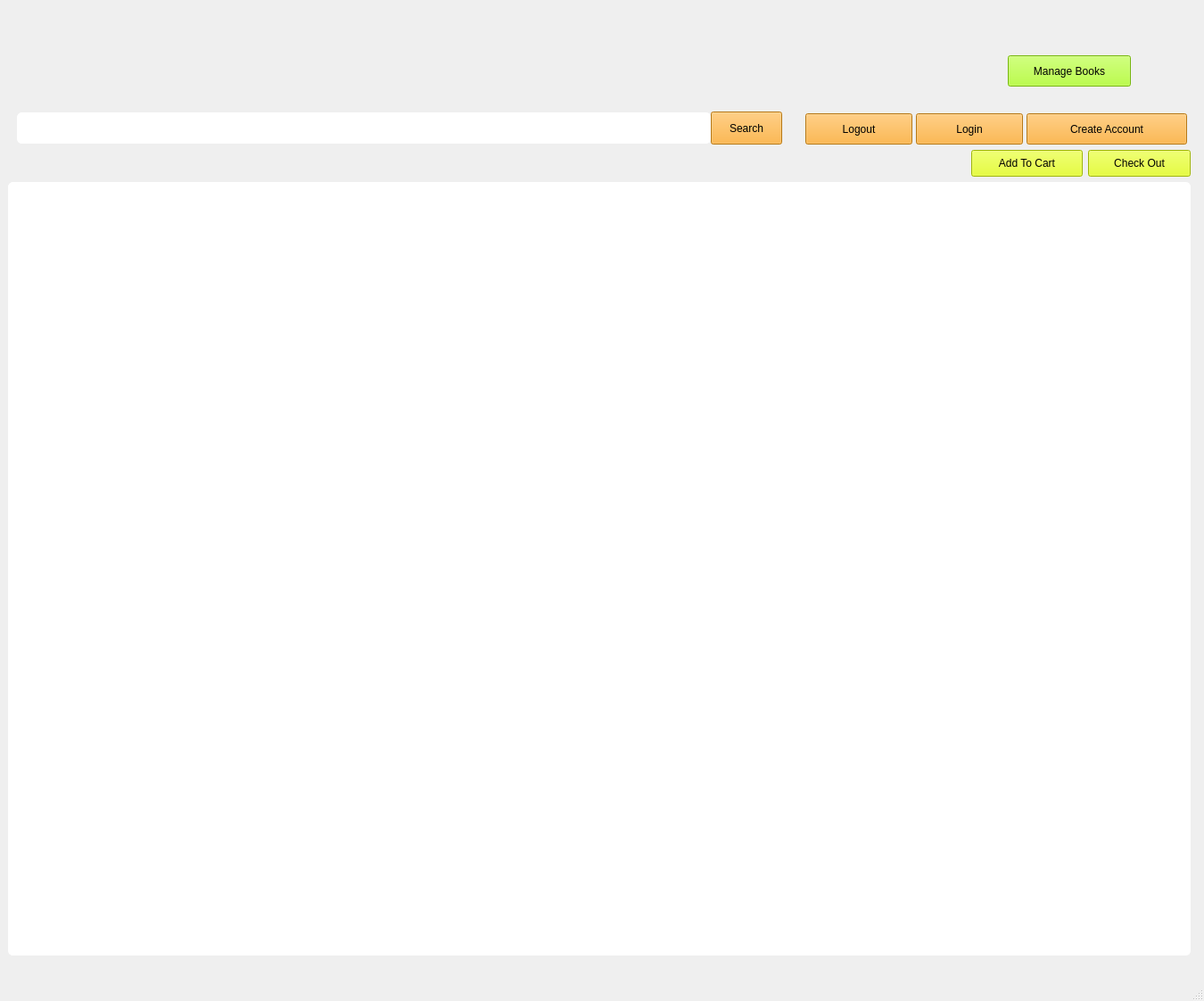
<?xml version="1.0" encoding="UTF-8"?>
<ui version="4.0">
 <class>MainWindow</class>
 <widget class="QMainWindow" name="MainWindow">
  <property name="geometry">
   <rect>
    <x>0</x>
    <y>0</y>
    <width>1350</width>
    <height>1122</height>
   </rect>
  </property>
  <property name="windowTitle">
   <string>Bookstore</string>
  </property>
  <property name="styleSheet">
   <string notr="true">background-color:rgb(66, 66, 66);
QMessageBox QLabel {
    color: white;
}</string>
  </property>
  <widget class="QWidget" name="centralwidget">
   <layout class="QGridLayout" name="gridLayout">
    <item row="5" column="1" rowspan="2">
     <widget class="QTableView" name="table">
      <property name="sizePolicy">
       <sizepolicy hsizetype="MinimumExpanding" vsizetype="MinimumExpanding">
        <horstretch>100</horstretch>
        <verstretch>100</verstretch>
       </sizepolicy>
      </property>
      <property name="minimumSize">
       <size>
        <width>900</width>
        <height>800</height>
       </size>
      </property>
      <property name="sizeIncrement">
       <size>
        <width>100</width>
        <height>100</height>
       </size>
      </property>
      <property name="baseSize">
       <size>
        <width>902</width>
        <height>900</height>
       </size>
      </property>
      <property name="styleSheet">
       <string notr="true">border:1px solid white;
border-radius:5px;
background-color:white;
color:black</string>
      </property>
     </widget>
    </item>
    <item row="3" column="1">
     <layout class="QHBoxLayout" name="horizontalLayout_6">
      <item>
       <spacer name="horizontalSpacer">
        <property name="orientation">
         <enum>Qt::Horizontal</enum>
        </property>
        <property name="sizeHint" stdset="0">
         <size>
          <width>40</width>
          <height>20</height>
         </size>
        </property>
       </spacer>
      </item>
      <item>
       <widget class="QPushButton" name="addBooks">
        <property name="sizePolicy">
         <sizepolicy hsizetype="Fixed" vsizetype="Fixed">
          <horstretch>0</horstretch>
          <verstretch>0</verstretch>
         </sizepolicy>
        </property>
        <property name="minimumSize">
         <size>
          <width>125</width>
          <height>30</height>
         </size>
        </property>
        <property name="cursor">
         <cursorShape>PointingHandCursor</cursorShape>
        </property>
        <property name="layoutDirection">
         <enum>Qt::LeftToRight</enum>
        </property>
        <property name="styleSheet">
         <string notr="true">background-color:rgb(222, 255, 5);
color:black;</string>
        </property>
        <property name="text">
         <string>Add To Cart</string>
        </property>
       </widget>
      </item>
      <item>
       <widget class="QPushButton" name="checkout">
        <property name="minimumSize">
         <size>
          <width>115</width>
          <height>30</height>
         </size>
        </property>
        <property name="cursor">
         <cursorShape>PointingHandCursor</cursorShape>
        </property>
        <property name="styleSheet">
         <string notr="true">background-color:rgb(222, 255, 5);
color:black;</string>
        </property>
        <property name="text">
         <string>Check Out</string>
        </property>
       </widget>
      </item>
     </layout>
    </item>
    <item row="7" column="1">
     <spacer name="verticalSpacer">
      <property name="orientation">
       <enum>Qt::Vertical</enum>
      </property>
      <property name="sizeType">
       <enum>QSizePolicy::Fixed</enum>
      </property>
      <property name="sizeHint" stdset="0">
       <size>
        <width>20</width>
        <height>20</height>
       </size>
      </property>
     </spacer>
    </item>
    <item row="1" column="1" colspan="2">
     <layout class="QHBoxLayout" name="horizontalLayout_5">
      <item>
       <layout class="QVBoxLayout" name="verticalLayout">
        <property name="sizeConstraint">
         <enum>QLayout::SetFixedSize</enum>
        </property>
        <property name="leftMargin">
         <number>10</number>
        </property>
        <property name="topMargin">
         <number>10</number>
        </property>
        <property name="rightMargin">
         <number>10</number>
        </property>
        <property name="bottomMargin">
         <number>0</number>
        </property>
        <item>
         <layout class="QHBoxLayout" name="horizontalLayout_2">
          <item>
           <widget class="QLabel" name="label">
            <property name="minimumSize">
             <size>
              <width>100</width>
              <height>100</height>
             </size>
            </property>
            <property name="styleSheet">
             <string notr="true">
image: url(:/img/bowie logo.png);</string>
            </property>
            <property name="text">
             <string/>
            </property>
           </widget>
          </item>
          <item>
           <spacer name="horizontalSpacer_3">
            <property name="orientation">
             <enum>Qt::Horizontal</enum>
            </property>
            <property name="sizeHint" stdset="0">
             <size>
              <width>40</width>
              <height>20</height>
             </size>
            </property>
           </spacer>
          </item>
         </layout>
        </item>
        <item>
         <layout class="QHBoxLayout" name="horizontalLayout">
          <property name="spacing">
           <number>0</number>
          </property>
          <item>
           <widget class="QLineEdit" name="searchBox">
            <property name="sizePolicy">
             <sizepolicy hsizetype="Expanding" vsizetype="Fixed">
              <horstretch>0</horstretch>
              <verstretch>0</verstretch>
             </sizepolicy>
            </property>
            <property name="minimumSize">
             <size>
              <width>150</width>
              <height>35</height>
             </size>
            </property>
            <property name="styleSheet">
             <string notr="true">border:1px solid white;
border-radius:5px;
background-color:white;
color:black</string>
            </property>
           </widget>
          </item>
          <item>
           <widget class="QPushButton" name="Search">
            <property name="minimumSize">
             <size>
              <width>0</width>
              <height>37</height>
             </size>
            </property>
            <property name="cursor">
             <cursorShape>PointingHandCursor</cursorShape>
            </property>
            <property name="styleSheet">
             <string notr="true">background-color:rgb(255, 168, 29);
color:black;</string>
            </property>
            <property name="text">
             <string>Search</string>
            </property>
           </widget>
          </item>
         </layout>
        </item>
       </layout>
      </item>
      <item>
       <layout class="QVBoxLayout" name="verticalLayout_2">
        <property name="spacing">
         <number>4</number>
        </property>
        <property name="sizeConstraint">
         <enum>QLayout::SetFixedSize</enum>
        </property>
        <property name="rightMargin">
         <number>0</number>
        </property>
        <item>
         <spacer name="verticalSpacer_3">
          <property name="orientation">
           <enum>Qt::Vertical</enum>
          </property>
          <property name="sizeHint" stdset="0">
           <size>
            <width>20</width>
            <height>40</height>
           </size>
          </property>
         </spacer>
        </item>
        <item>
         <layout class="QHBoxLayout" name="horizontalLayout_8">
          <property name="spacing">
           <number>9</number>
          </property>
          <property name="leftMargin">
           <number>10</number>
          </property>
          <property name="rightMargin">
           <number>10</number>
          </property>
          <item>
           <spacer name="horizontalSpacer_2">
            <property name="orientation">
             <enum>Qt::Horizontal</enum>
            </property>
            <property name="sizeType">
             <enum>QSizePolicy::Minimum</enum>
            </property>
            <property name="sizeHint" stdset="0">
             <size>
              <width>165</width>
              <height>20</height>
             </size>
            </property>
           </spacer>
          </item>
          <item>
           <widget class="QPushButton" name="manageBooks">
            <property name="sizePolicy">
             <sizepolicy hsizetype="Fixed" vsizetype="Fixed">
              <horstretch>0</horstretch>
              <verstretch>0</verstretch>
             </sizepolicy>
            </property>
            <property name="minimumSize">
             <size>
              <width>138</width>
              <height>35</height>
             </size>
            </property>
            <property name="cursor">
             <cursorShape>PointingHandCursor</cursorShape>
            </property>
            <property name="styleSheet">
             <string notr="true">background-color:rgb(165, 255, 20);
color:black;</string>
            </property>
            <property name="text">
             <string>Manage Books</string>
            </property>
           </widget>
          </item>
         </layout>
        </item>
        <item>
         <widget class="QLabel" name="DisplayName">
          <property name="sizePolicy">
           <sizepolicy hsizetype="Preferred" vsizetype="Fixed">
            <horstretch>0</horstretch>
            <verstretch>0</verstretch>
           </sizepolicy>
          </property>
          <property name="minimumSize">
           <size>
            <width>0</width>
            <height>22</height>
           </size>
          </property>
          <property name="baseSize">
           <size>
            <width>0</width>
            <height>0</height>
           </size>
          </property>
          <property name="font">
           <font>
            <family>Verdana</family>
           </font>
          </property>
          <property name="styleSheet">
           <string notr="true">margin-right:10px;
color: white;</string>
          </property>
          <property name="text">
           <string/>
          </property>
          <property name="alignment">
           <set>Qt::AlignRight|Qt::AlignTrailing|Qt::AlignVCenter</set>
          </property>
          <property name="margin">
           <number>0</number>
          </property>
         </widget>
        </item>
        <item>
         <layout class="QHBoxLayout" name="horizontalLayout_3">
          <property name="sizeConstraint">
           <enum>QLayout::SetMinimumSize</enum>
          </property>
          <property name="leftMargin">
           <number>10</number>
          </property>
          <property name="rightMargin">
           <number>10</number>
          </property>
          <item>
           <widget class="QPushButton" name="Logout">
            <property name="sizePolicy">
             <sizepolicy hsizetype="Fixed" vsizetype="Fixed">
              <horstretch>0</horstretch>
              <verstretch>0</verstretch>
             </sizepolicy>
            </property>
            <property name="minimumSize">
             <size>
              <width>120</width>
              <height>35</height>
             </size>
            </property>
            <property name="sizeIncrement">
             <size>
              <width>0</width>
              <height>0</height>
             </size>
            </property>
            <property name="baseSize">
             <size>
              <width>100</width>
              <height>0</height>
             </size>
            </property>
            <property name="cursor">
             <cursorShape>PointingHandCursor</cursorShape>
            </property>
            <property name="styleSheet">
             <string notr="true">background-color:rgb(255, 168, 29);
color:black;</string>
            </property>
            <property name="text">
             <string>Logout</string>
            </property>
           </widget>
          </item>
          <item>
           <widget class="QPushButton" name="Login">
            <property name="sizePolicy">
             <sizepolicy hsizetype="Fixed" vsizetype="Fixed">
              <horstretch>0</horstretch>
              <verstretch>0</verstretch>
             </sizepolicy>
            </property>
            <property name="minimumSize">
             <size>
              <width>120</width>
              <height>35</height>
             </size>
            </property>
            <property name="baseSize">
             <size>
              <width>100</width>
              <height>0</height>
             </size>
            </property>
            <property name="cursor">
             <cursorShape>PointingHandCursor</cursorShape>
            </property>
            <property name="styleSheet">
             <string notr="true">background-color:rgb(255, 168, 29);
color:black;</string>
            </property>
            <property name="text">
             <string>Login</string>
            </property>
           </widget>
          </item>
          <item>
           <widget class="QPushButton" name="CreateAccount">
            <property name="sizePolicy">
             <sizepolicy hsizetype="Fixed" vsizetype="Fixed">
              <horstretch>0</horstretch>
              <verstretch>0</verstretch>
             </sizepolicy>
            </property>
            <property name="minimumSize">
             <size>
              <width>180</width>
              <height>35</height>
             </size>
            </property>
            <property name="cursor">
             <cursorShape>PointingHandCursor</cursorShape>
            </property>
            <property name="styleSheet">
             <string notr="true">background-color:rgb(255, 168, 29);
color:black;</string>
            </property>
            <property name="text">
             <string>Create Account</string>
            </property>
           </widget>
          </item>
         </layout>
        </item>
       </layout>
      </item>
     </layout>
    </item>
   </layout>
  </widget>
  <widget class="QMenuBar" name="menubar">
   <property name="geometry">
    <rect>
     <x>0</x>
     <y>0</y>
     <width>1350</width>
     <height>30</height>
    </rect>
   </property>
  </widget>
  <widget class="QStatusBar" name="statusbar"/>
 </widget>
 <resources/>
 <connections/>
</ui>
